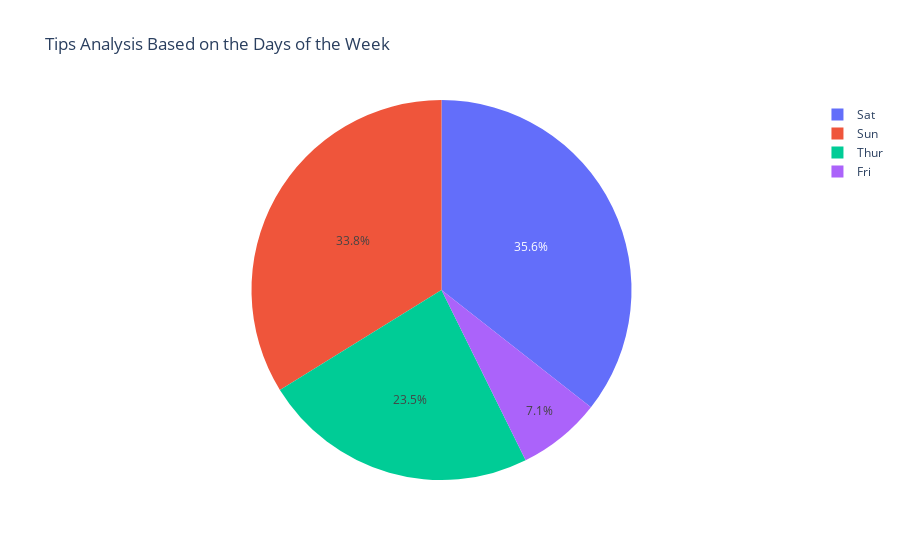

Notebook code for this chart:
### Markdown cell above
**Q5: Tips analysis based on the days of the week**

### Code cell
# Calculate tips by day
tips_by_day = data.groupby('day')['tip'].sum()

# Find the day with the most tips
most_tips_day = tips_by_day.idxmax()

print("Day with the most tips:", most_tips_day)

# Create pie chart
fig = px.pie(names=tips_by_day.index, values=tips_by_day.values, title='Tips Analysis Based on the Days of the Week')

# Show the plot
fig.show()

### Figure 1 — Plotly figure (JSON) as saved in the notebook; plotly's stock layout.template omitted (floating-point values rounded to 4 significant figures)
{"data": [{"domain": {"x": [0, 1], "y": [0, 1]}, "hovertemplate": "label=%{label}<br>value=%{value}<extra></extra>", "labels": ["Fri", "Sat", "Sun", "Thur"], "legendgroup": "", "name": "", "showlegend": true, "type": "pie", "values": [51.96, 260.4, 247.4, 171.8]}], "layout": {"legend": {"tracegroupgap": 0}, "title": {"text": "Tips Analysis Based on the Days of the Week"}}}
